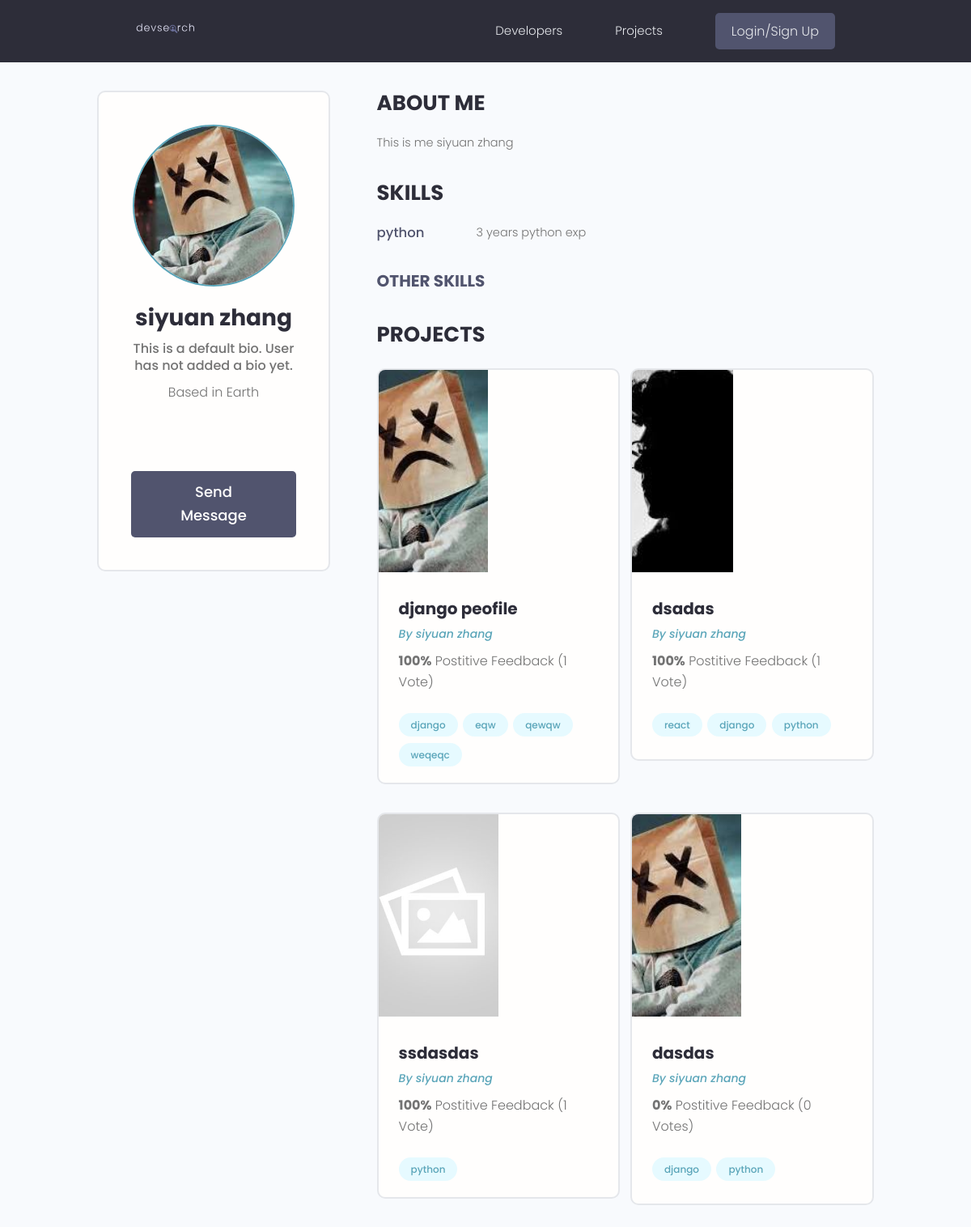
Page /profile/99f56ae0-7974-4290-9bce-40490b1c33c3/ on the committed database.
### users/models.py (models this page shows, shortened)
class Profile(models.Model):
    user = models.OneToOneField(
        User, on_delete=models.CASCADE, null=True, blank=True)
    name = models.CharField(max_length=200, blank=True, null=True)
    email = models.EmailField(max_length=500, blank=True, null=True)
    username = models.CharField(max_length=200, blank=True, null=True)
    location = models.CharField(max_length=200, blank=True, null=True, default="Earth")
    short_intro = models.CharField(max_length=200, blank=True, null=True, default="This is a default bio. User has not added a bio yet.")
    bio = models.TextField(blank=True, null=True)
    profile_image = models.ImageField(
        null=True, blank=True, upload_to='profiles/', default="profiles/user-default.png")
    social_github = models.CharField(max_length=200, blank=True, null=True)
    social_twitter = models.CharField(max_length=200, blank=True, null=True)
    social_linkedin = models.CharField(max_length=200, blank=True, null=True)
    social_youtube = models.CharField(max_length=200, blank=True, null=True)
    social_website = models.CharField(max_length=200, blank=True, null=True)
    created = models.DateTimeField(auto_now_add=True)
    id = models.UUIDField(default=uuid.uuid4, unique=True,
                          primary_key=True, editable=False)
    class Meta:
        ordering = ['created']
    @property
    def imageURL(self):
        try:
            url = self.profile_image.url
        except:
            url = ''
        return url

class Skill(models.Model):
    owner = models.ForeignKey(
        Profile, on_delete=models.CASCADE, null=True, blank=True)
    name = models.CharField(max_length=200, blank=True, null=True)
    description = models.TextField(null=True, blank=True)
    created = models.DateTimeField(auto_now_add=True)
    id = models.UUIDField(default=uuid.uuid4, unique=True,
                          primary_key=True, editable=False)

### projects/models.py (models this page shows, shortened)
class Project(models.Model):
    owner = models.ForeignKey(Profile,null=True,blank=True,on_delete=models.SET_NULL)
    title = models.CharField(max_length = 200)
    description = models.TextField(null=True, blank = True)
    demo_link = models.CharField(max_length = 2000,null=True, blank = True)
    featured_image = models.ImageField(null=True, blank = True,default="default.jpg")
    source_link = models.CharField(max_length = 2000,null=True, blank = True)
    tags = models.ManyToManyField('Tag',blank=True)
    vote_total = models.IntegerField(default=0,null=True,blank=True)
    vote_ratio = models.IntegerField(default=0,null=True,blank=True)
    created = models.DateTimeField(auto_now_add=True)
    id = models.UUIDField(default=uuid.uuid4,unique=True,primary_key=True,editable=False)
    @property
    def imageURL(self):
        try:
            url = self.featured_image.url
        except:
            url = ''
        return url
    class Meta:
        ordering = ['-vote_ratio','-vote_total','title']

class Tag(models.Model):
    name = models.CharField(max_length=200)
    created = models.DateTimeField(auto_now_add=True)
    id = models.UUIDField(default=uuid.uuid4,unique=True,primary_key=True,editable=False)
    def __str__(self) -> str:
        return self.name

### users/views.py (the view)
# urls.py: path('profile/<str:pk>/',views.userProfile,name='user-profile'),
def userProfile(req,pk):
    profile = Profile.objects.get(id=pk)
    topSkills = profile.skill_set.exclude(description__exact="")
    otherSkills = profile.skill_set.filter(description="")
    context  = {'profile':profile,'topSkills':topSkills,'otherSkills':otherSkills}
    return render(req,'users/user-profile.html',context)

### users/templates/users/user-profile.html (shortened to what this page needs)
{% extends 'main.html' %}
{% block content %}
<main class="profile my-md">
    <div class="container">
        <div class="layout">
            <div class="column column--1of3">
                <div class="card text-center">
                    <div class="card__body dev">
                        <img class="avatar avatar--xl" src="{{ profile.imageURL }}" />
                        <h2 class="dev__name">{{profile.name}}</h2>
                        <p class="dev__title">{{profile.short_intro}}</p>
                        <p class="dev__location">Based in {{profile.location}}</p>
                        <ul class="dev__social">
                        </ul>
                        {% if request.user.profile.id != profile.id %}
                        <a href="{% url 'create-message' profile.id %}" class="btn btn--sub btn--lg">Send Message </a>
                        {% endif %}
                    </div>
                </div>
            </div>
            <div class="column column--2of3">
                <div class="devInfo">
                    <h3 class="devInfo__title">About Me</h3>
                    <p class="devInfo__about">{{profile.bio}}</p>
                </div>
                <div class="devInfo">
                    <h3 class="devInfo__title">Skills</h3>
                    <div class="devInfo__skills">
                        {% for skill in topSkills %}
                        <div class="devSkill">
                            <h4 class="devSkill__title">{{skill.name}}</h4>
                            <p class="devSkill__info">{{skill.description}}</p>
                        </div>
                        {% endfor %}
                        <h3 class="devInfo__subtitle">Other Skills</h3>
                    </div>
                </div>
                <div class="devInfo">
                    <h3 class="devInfo__title">Projects</h3>
                    <div class="grid grid--two">
                        {% for project in profile.project_set.all %}
                        <div class="column">
                            <div class="card project">
                                <a href="{% url 'project' project.id %}" class="project">
                                    <img class="project__thumbnail" src="{{project.imageURL}}"
                                        alt="project thumbnail" />
                                    <div class="card__body">
                                        <h3 class="project__title">{{project.title}}</h3>
                                        <p><a class="project__author"
                                                href="{% url 'user-profile' project.owner.id %}">By
                                                {{project.owner.name}}</a>
                                        </p>
                                        <p class="project--rating">
                                            <span style="font-weight: bold;">{{project.vote_ratio}}%</span> Postitive
                                            Feedback ({{project.vote_total}} Vote{{project.vote_total|pluralize:"s"}})
                                        </p>
                                        <div class="project__tags">
                                            {% for tag in project.tags.all %}
                                            <span class="tag tag--pill tag--main">
                                                <small>{{tag}}</small>
                                            </span>
                                            {% endfor %}
                                        </div>
                                    </div>
                                </a>
                            </div>
                        </div>
                        {% endfor %}
                    </div>
                </div>
            </div>
        </div>
    </div>
</main>
{% endblock content %}

### templates/main.html (shortened to what this page needs)
<!DOCTYPE html>
{%load static%}
<html>
<head>
  <link rel="stylesheet" href="https://cdn.iconmonstr.com/1.3.0/css/iconmonstr-iconic-font.min.css" />
  <link rel="stylesheet" href="{% static 'uikit/styles/uikit.css' %}" />
  <link rel="stylesheet" href="{% static 'styles/app.css' %}" />
</head>
<body>
    {% include 'navbar.html' %}
    {% block content %}
    {% endblock content %}
</body>
</html>

### templates/navbar.html (shortened to what this page needs)
{%load static%}
<header class="header">
    <div class="container container--narrow">
      <a href="{% url 'profiles' %}" class="header__logo">
        <img src="{% static 'images/logo.svg' %}" alt="DevSearch Logo" />
      </a>
      <nav class="header__nav">
        <ul class="header__menu">
          <li class="header__menuItem"><a href="{% url 'profiles' %}">Developers</a></li>
          <li class="header__menuItem"><a href="{% url 'projects' %}">Projects</a></li>
          {% if request.user.is_authenticated %}
          <li class="header__menuItem"><a href="{% url 'inbox' %}">Inbox</a></li>
          <li class="header__menuItem"><a href="{% url 'account' %}">Account</a></li>
          <li class="header__menuItem"><a href="{%url 'logout'%}" class="btn btn--sub">Logout</a></li>
          {%else%}
          <li class="header__menuItem"><a href="{%url 'login'%}" class="btn btn--sub">Login/Sign Up</a></li>
          {%endif%}
        </ul>
      </nav>
    </div>
  </header>

### static/styles/app.css (style rules this page uses)
:root { --color-sub: #2d2d39; }
.btn--sub { background-color: var(--color-sub-light); }
.card { border: 2px solid var(--color-light); }
img { width: 50%; }
.header { position: sticky; z-index: 111; background-color: var(--color-sub); padding: 1.5rem 0; }
.header > .container { display: flex; justify-content: space-between; align-items: center; }
.header__logo > img { height: 3.8rem; }
.header__nav > ul { display: inline-flex; align-items: center; list-style: none; gap: 6.5rem; }
.header__menuItem > a { color: var(--color-light); font-weight: 300; }
.profile .card > .dev { padding: 4rem; }
.dev__name { color: var(--color-sub); font-size: 2.8rem; font-weight: 700; margin-top: 1rem; margin-bottom: 0.5rem; }
.dev__title { font-size: 1.6rem; font-weight: 500; line-height: 1.3; }
.dev__location { margin-top: 1rem; }
.dev__social { margin: 3rem 0; list-style: none; display: flex; justify-content: center; gap: 1.5rem; }
.devInfo { margin-bottom: 3rem; }
.devInfo__title, .devInfo__subtitle { font-size: 2.6rem; color: var(--color-sub); text-transform: uppercase; font-weight: 700; margin-bottom: 1.5rem; }
.devInfo__subtitle { font-size: 2rem; color: var(--color-sub-light); }
.devInfo__about, .devSkill__info { font-size: 1.45rem; line-height: 1.7; text-align: justify; }
.devSkill { margin-bottom: 3rem; }
.devSkill__title { font-size: 1.65rem; font-weight: 500; color: var(--color-sub-light); }
@media screen and (min-width: 700px) { .devSkill { display: flex; justify-content: space-between; gap: 3rem; } }
@media screen and (min-width: 700px) { .devSkill__info { flex-basis: 80%; } }
.project__author { font-size: 1.4rem; font-style: italic; }
.project--rating { margin-bottom: 1.6em; margin-top: .5em; }
.project__thumbnail { height: 25rem; object-fit: cover; object-position: top center; }
.project__title { font-size: 2rem; font-weight: 700; color: var(--color-sub); }

### static/uikit/styles/modules/_variables.css (style rules this page uses)
:root { --color-main: #5aa5b9; --color-main-light: #e6faff; --color-sub: #3f4156; --color-sub-light: #51546e; --color-sub-lighter: #ededfd; --color-text: #737373; --color-gray: #8b8b8b; --color-light: #e5e7eb; --color-light-gray: #767676; --color-bg: #f8fafd; --color-white: #fffefd; --color-white-light: #f3f3f3; --color-success: #359e64; --color-success-bg: #def8e8; --color-error: #fc4b0b; --color-error-bg: #fff2ee; --font-base: 'Poppins', arial, helvetica, 'Segoe UI', roboto, ubuntu, sans-serif; --font-monospace: 'Fira Code', 'Courier New', courier, monospace; --font-regular: 300; --font-medium: 500; --font-bold: 700; --generic-shadow: 1px 1px 5px #00000010; --generic-transition: all 0.3s ease-in-out; }

### static/uikit/styles/modules/_base.css (style rules this page uses)
* { margin: 0; padding: 0; box-sizing: border-box; text-rendering: optimizeLegibility; color: inherit; font-size: inherit; }
html { font-size: 50%; }
@media only screen and (min-width: 480px) { html { font-size: 56.25%; } }
@media only screen and (min-width: 1200px) { html { font-size: 62.5%; } }
body { line-height: 1.6; font-weight: 400; font-size: 1.5rem; color: var(--color-text); background-color: var(--color-bg); min-height: 100vh; }

### static/uikit/styles/modules/_typography.css (style rules this page uses)
* { font-family: var(--font-base); }
h2 { font-size: 3.6rem; font-weight: var(--font-bold); }
h3 { font-size: 3.2rem; font-weight: var(--font-medium); }
h4 { font-size: 2.8rem; font-weight: var(--font-medium); }
p, span, strong { font-size: 1.6rem; color: var(--color-text); font-weight: var(--font-regular); }
a { padding-bottom: 2px; text-decoration: none; display: inline-block; color: var(--color-main); font-weight: var(--font-medium); }

### static/uikit/styles/modules/_utilities.css (style rules this page uses)
.container { width: 92%; max-width: 165rem; margin: 0 auto; box-sizing: border-box; }
.container--narrow { width: 92%; max-width: 120rem; }
@media screen and (min-width: 1000px) { .container { width: 90%; } }
@media screen and (min-width: 1000px) { .container--narrow { width: 85%; } }
@media screen and (min-width: 1200px) { .container { width: 80%; } }
@media screen and (min-width: 1200px) { .container--narrow { width: 72%; } }
.text-center { text-align: center; }
.my-md { margin: 3rem auto; }

### static/uikit/styles/modules/_avatar.css (style rules this page uses)
.avatar { border-radius: 50%; border: 2px solid var(--color-main); object-fit: cover; }
.avatar--xl { height: 20rem; width: 20rem; }

### static/uikit/styles/modules/_card.css (style rules this page uses)
.card { border-radius: 1rem; background-color: var(--color-white); border: 1.5px solid var(--color-light); width: auto; height: auto; margin-top: 0.5rem; margin-bottom: 0.5rem; overflow: hidden; }
.card__body, .card__header { padding: 2rem 2.5rem; }

### rows in the picture
Profile: imageURL (picture), name "siyuan zhang", short_intro "This is a default bio. User has not added a bio yet.", location "Earth", bio "This is me siyuan zhang"
Skill: name "python", description "3 years python exp"
Project: imageURL (picture), title "django peofile", owner.name "siyuan zhang", vote_ratio "100", vote_total "1"
Tag: name "django"
Tag: name "eqw"
Tag: name "qewqw"
Tag: name "weqeqc"
Project: imageURL (picture), title "dsadas", owner.name "siyuan zhang", vote_ratio "100", vote_total "1"
Tag: name "react"
Tag: name "python"
Project: imageURL (placeholder picture), title "ssdasdas", owner.name "siyuan zhang", vote_ratio "100", vote_total "1"
Project: imageURL (picture), title "dasdas", owner.name "siyuan zhang", vote_ratio "0", vote_total "0"
